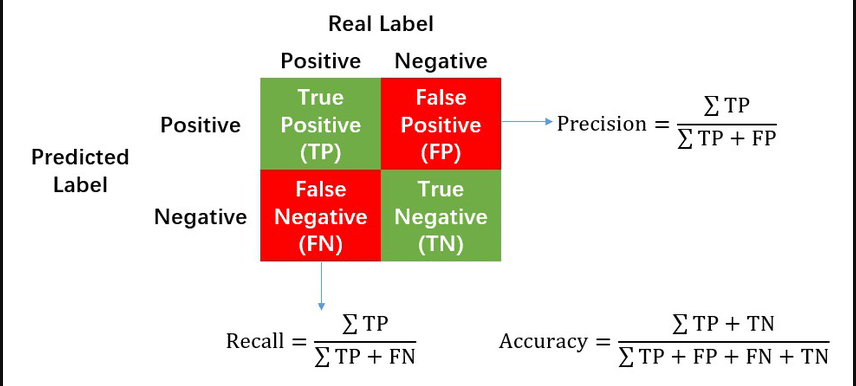
#> input picture prcision_and_recall.png, 856 x 386 px
$ python Augmentation.py prcision_and_recall.png
#> lines starting #> are read from the running program, lines starting #| are printed output that depends on the picture
import os
import shutil
import cv2
import numpy as np
import hashlib

# [5 lines left out: function calculate_hash, not called in this run]

def augment_image(image_path, output_dir, num_augmentations=None):
    """Augment an image and save the specified number of augmented versions."""
#> called with image_path = 'prcision_and_recall.png', output_dir = ''
    image = cv2.imread(image_path)
#> image is the input picture: shape (386, 856, 3); mean B, G, R 221, 227.2, 238.1
    if image is None:
        print(f"Error reading image: {image_path}")
        return 0

    file_name, ext = os.path.splitext(os.path.basename(image_path))

    augmentations = {
        "Flip": cv2.flip(image, 1),
        "Rotate": cv2.warpAffine(image, cv2.getRotationMatrix2D((image.shape[1]//2, image.shape[0]//2), 45, 1.0), (image.shape[1], image.shape[0])),
        "Skew": cv2.warpAffine(image, np.float32([[1, 0, 0], [0.2, 1, 0]]), (image.shape[1], image.shape[0])),
        "Shear": cv2.warpAffine(image, np.float32([[1.2, 0, 0], [0, 1, 0]]), (int(image.shape[1] * 1.2), image.shape[0])),
        "Crop": image[int(image.shape[0]*0.1):int(image.shape[0]*0.9), int(image.shape[1]*0.1):int(image.shape[1]*0.9)],
        "Distortion": cv2.GaussianBlur(image, (15, 15), 0)
    }

    count = 0
    if num_augmentations is None:
        num_augmentations = len(augmentations)
#> num_augmentations = 6

    for aug_type, aug_image in augmentations.items():
        if count >= num_augmentations:
            break

        aug_image_path = os.path.join(output_dir, f"{file_name}_{aug_type}{ext}")
        cv2.imwrite(aug_image_path, aug_image)
        count += 1
#> this loop made 6 passes
#> aug_type on passes 1 to 6: 'Flip', 'Rotate', 'Skew', 'Shear', 'Crop', 'Distortion'
#> pass 1, in augment_image, `cv2.imwrite(aug_image_path, aug_image)`:
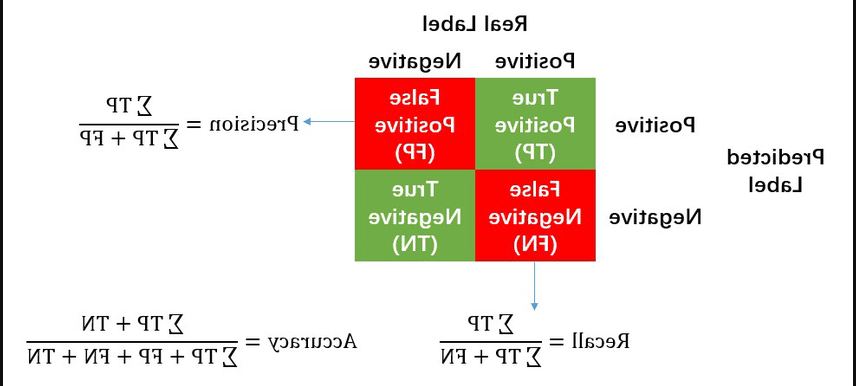
#> saved as prcision_and_recall_Flip.png: shape (386, 856, 3); mean B, G, R 221, 227.2, 238.1
#> pass 2, in augment_image, `cv2.imwrite(aug_image_path, aug_image)`:
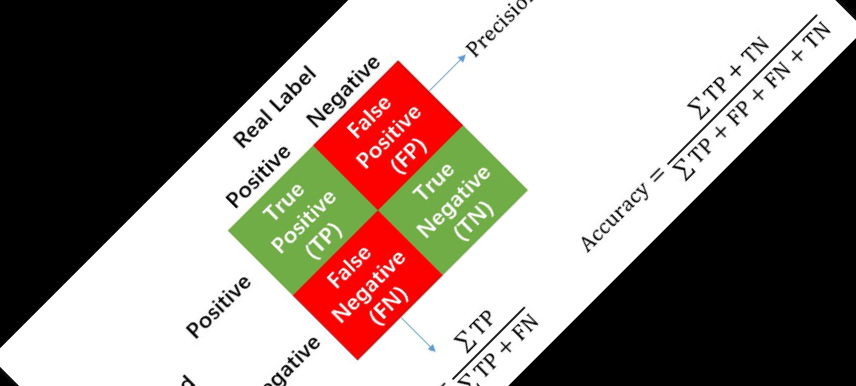
#> saved as prcision_and_recall_Rotate.png: shape (386, 856, 3); mean B, G, R 130.6, 136.8, 147.7
#> after the loop, count = 6

    return count

# [55 lines left out: functions copy_unique_images, count_images_in_directories, balance_directories, not called in this run]

def main(path):
    if os.path.isdir(path):
        augmented_dir = os.path.join(os.path.dirname(path), "augmented_directory")

        copy_unique_images(path, augmented_dir)

        image_counts = count_images_in_directories(path)
        max_images = max(image_counts.values())

        balance_directories(augmented_dir, max_images)

    elif os.path.isfile(path):
        output_dir = os.path.dirname(path)
        augment_image(path, output_dir)

    else:
        print(f"{path} is not a valid file or directory.")

if __name__ == "__main__":
    import sys
    if len(sys.argv) != 2:
        print("Usage: python3 Distribution.py <directory>")
        sys.exit(1)

    path = sys.argv[1]
    main(path)
